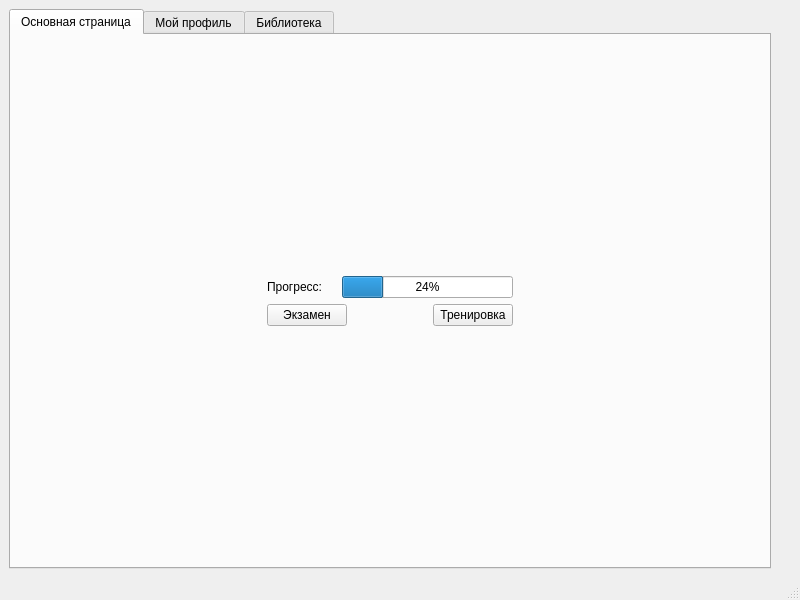
<?xml version="1.0" encoding="UTF-8"?>
<ui version="4.0">
 <class>MainWindow</class>
 <widget class="QMainWindow" name="MainWindow">
  <property name="geometry">
   <rect>
    <x>0</x>
    <y>0</y>
    <width>800</width>
    <height>600</height>
   </rect>
  </property>
  <property name="windowTitle">
   <string>MainWindow</string>
  </property>
  <widget class="QWidget" name="centralwidget">
   <layout class="QHBoxLayout" name="horizontalLayout_15">
    <item>
     <widget class="QTabWidget" name="tabWidget">
      <property name="currentIndex">
       <number>0</number>
      </property>
      <widget class="QWidget" name="tab">
       <attribute name="title">
        <string>Основная страница</string>
       </attribute>
       <layout class="QVBoxLayout" name="verticalLayout">
        <item>
         <spacer name="verticalSpacer_4">
          <property name="orientation">
           <enum>Qt::Vertical</enum>
          </property>
          <property name="sizeHint" stdset="0">
           <size>
            <width>20</width>
            <height>40</height>
           </size>
          </property>
         </spacer>
        </item>
        <item>
         <layout class="QHBoxLayout" name="horizontalLayout_13">
          <item>
           <spacer name="horizontalSpacer_2">
            <property name="orientation">
             <enum>Qt::Horizontal</enum>
            </property>
            <property name="sizeHint" stdset="0">
             <size>
              <width>40</width>
              <height>20</height>
             </size>
            </property>
           </spacer>
          </item>
          <item>
           <layout class="QVBoxLayout" name="verticalLayout_4">
            <item>
             <layout class="QHBoxLayout" name="horizontalLayout">
              <item>
               <widget class="QLabel" name="label">
                <property name="text">
                 <string>Прогресс:</string>
                </property>
               </widget>
              </item>
              <item>
               <widget class="QLabel" name="output_progress">
                <property name="text">
                 <string/>
                </property>
               </widget>
              </item>
              <item>
               <widget class="QProgressBar" name="progressBar">
                <property name="value">
                 <number>24</number>
                </property>
               </widget>
              </item>
             </layout>
            </item>
            <item>
             <layout class="QHBoxLayout" name="horizontalLayout_2">
              <item>
               <widget class="QPushButton" name="exam">
                <property name="text">
                 <string>Экзамен</string>
                </property>
               </widget>
              </item>
              <item>
               <spacer name="horizontalSpacer">
                <property name="orientation">
                 <enum>Qt::Horizontal</enum>
                </property>
                <property name="sizeHint" stdset="0">
                 <size>
                  <width>40</width>
                  <height>20</height>
                 </size>
                </property>
               </spacer>
              </item>
              <item>
               <widget class="QPushButton" name="treining">
                <property name="text">
                 <string>Тренировка</string>
                </property>
               </widget>
              </item>
             </layout>
            </item>
           </layout>
          </item>
          <item>
           <spacer name="horizontalSpacer_3">
            <property name="orientation">
             <enum>Qt::Horizontal</enum>
            </property>
            <property name="sizeHint" stdset="0">
             <size>
              <width>40</width>
              <height>20</height>
             </size>
            </property>
           </spacer>
          </item>
         </layout>
        </item>
        <item>
         <spacer name="verticalSpacer_5">
          <property name="orientation">
           <enum>Qt::Vertical</enum>
          </property>
          <property name="sizeHint" stdset="0">
           <size>
            <width>20</width>
            <height>40</height>
           </size>
          </property>
         </spacer>
        </item>
       </layout>
      </widget>
      <widget class="QWidget" name="tab_2">
       <attribute name="title">
        <string>Мой профиль</string>
       </attribute>
       <layout class="QVBoxLayout" name="verticalLayout_3">
        <item>
         <spacer name="verticalSpacer">
          <property name="orientation">
           <enum>Qt::Vertical</enum>
          </property>
          <property name="sizeHint" stdset="0">
           <size>
            <width>20</width>
            <height>176</height>
           </size>
          </property>
         </spacer>
        </item>
        <item>
         <layout class="QHBoxLayout" name="horizontalLayout_10">
          <item>
           <spacer name="horizontalSpacer_4">
            <property name="orientation">
             <enum>Qt::Horizontal</enum>
            </property>
            <property name="sizeHint" stdset="0">
             <size>
              <width>40</width>
              <height>20</height>
             </size>
            </property>
           </spacer>
          </item>
          <item>
           <layout class="QVBoxLayout" name="verticalLayout_2">
            <item>
             <layout class="QHBoxLayout" name="horizontalLayout_5">
              <item>
               <widget class="QRadioButton" name="nikname">
                <property name="text">
                 <string/>
                </property>
               </widget>
              </item>
              <item>
               <layout class="QHBoxLayout" name="horizontalLayout_3">
                <item>
                 <widget class="QLabel" name="label_2">
                  <property name="text">
                   <string>Ваш никнейм:</string>
                  </property>
                 </widget>
                </item>
                <item>
                 <widget class="QLabel" name="output_nikname">
                  <property name="text">
                   <string/>
                  </property>
                 </widget>
                </item>
                <item>
                 <spacer name="horizontalSpacer_11">
                  <property name="orientation">
                   <enum>Qt::Horizontal</enum>
                  </property>
                  <property name="sizeHint" stdset="0">
                   <size>
                    <width>40</width>
                    <height>20</height>
                   </size>
                  </property>
                 </spacer>
                </item>
               </layout>
              </item>
             </layout>
            </item>
            <item>
             <layout class="QHBoxLayout" name="horizontalLayout_6">
              <item>
               <widget class="QRadioButton" name="phone">
                <property name="text">
                 <string/>
                </property>
               </widget>
              </item>
              <item>
               <layout class="QHBoxLayout" name="horizontalLayout_4">
                <item>
                 <widget class="QLabel" name="label_3">
                  <property name="text">
                   <string>Ваш номер телефона:</string>
                  </property>
                 </widget>
                </item>
                <item>
                 <widget class="QLabel" name="output_phone">
                  <property name="text">
                   <string/>
                  </property>
                 </widget>
                </item>
                <item>
                 <spacer name="horizontalSpacer_12">
                  <property name="orientation">
                   <enum>Qt::Horizontal</enum>
                  </property>
                  <property name="sizeHint" stdset="0">
                   <size>
                    <width>40</width>
                    <height>20</height>
                   </size>
                  </property>
                 </spacer>
                </item>
               </layout>
              </item>
             </layout>
            </item>
            <item>
             <layout class="QHBoxLayout" name="horizontalLayout_7">
              <item>
               <widget class="QRadioButton" name="mail">
                <property name="text">
                 <string/>
                </property>
               </widget>
              </item>
              <item>
               <layout class="QHBoxLayout" name="horizontalLayout_8">
                <item>
                 <widget class="QLabel" name="label_4">
                  <property name="text">
                   <string>Ваш адрес электронной почты:</string>
                  </property>
                 </widget>
                </item>
                <item>
                 <widget class="QLabel" name="output_mail">
                  <property name="text">
                   <string/>
                  </property>
                 </widget>
                </item>
                <item>
                 <spacer name="horizontalSpacer_13">
                  <property name="orientation">
                   <enum>Qt::Horizontal</enum>
                  </property>
                  <property name="sizeHint" stdset="0">
                   <size>
                    <width>40</width>
                    <height>20</height>
                   </size>
                  </property>
                 </spacer>
                </item>
               </layout>
              </item>
             </layout>
            </item>
            <item>
             <layout class="QHBoxLayout" name="horizontalLayout_9">
              <item>
               <widget class="QRadioButton" name="password">
                <property name="text">
                 <string/>
                </property>
               </widget>
              </item>
              <item>
               <layout class="QHBoxLayout" name="horizontalLayout_11">
                <item>
                 <widget class="QLabel" name="label_5">
                  <property name="text">
                   <string>Ваш пароль:</string>
                  </property>
                 </widget>
                </item>
                <item>
                 <widget class="QLabel" name="output_password">
                  <property name="text">
                   <string/>
                  </property>
                 </widget>
                </item>
                <item>
                 <spacer name="horizontalSpacer_14">
                  <property name="orientation">
                   <enum>Qt::Horizontal</enum>
                  </property>
                  <property name="sizeHint" stdset="0">
                   <size>
                    <width>40</width>
                    <height>20</height>
                   </size>
                  </property>
                 </spacer>
                </item>
               </layout>
              </item>
             </layout>
            </item>
            <item>
             <layout class="QHBoxLayout" name="horizontalLayout_12">
              <item>
               <spacer name="horizontalSpacer_5">
                <property name="orientation">
                 <enum>Qt::Horizontal</enum>
                </property>
                <property name="sizeHint" stdset="0">
                 <size>
                  <width>40</width>
                  <height>20</height>
                 </size>
                </property>
               </spacer>
              </item>
              <item>
               <widget class="QPushButton" name="change">
                <property name="text">
                 <string>Изменить</string>
                </property>
               </widget>
              </item>
              <item>
               <spacer name="horizontalSpacer_6">
                <property name="orientation">
                 <enum>Qt::Horizontal</enum>
                </property>
                <property name="sizeHint" stdset="0">
                 <size>
                  <width>40</width>
                  <height>20</height>
                 </size>
                </property>
               </spacer>
              </item>
             </layout>
            </item>
           </layout>
          </item>
          <item>
           <spacer name="horizontalSpacer_7">
            <property name="orientation">
             <enum>Qt::Horizontal</enum>
            </property>
            <property name="sizeHint" stdset="0">
             <size>
              <width>40</width>
              <height>20</height>
             </size>
            </property>
           </spacer>
          </item>
         </layout>
        </item>
        <item>
         <spacer name="verticalSpacer_3">
          <property name="orientation">
           <enum>Qt::Vertical</enum>
          </property>
          <property name="sizeHint" stdset="0">
           <size>
            <width>20</width>
            <height>176</height>
           </size>
          </property>
         </spacer>
        </item>
       </layout>
      </widget>
      <widget class="QWidget" name="tab_3">
       <attribute name="title">
        <string>Библиотека</string>
       </attribute>
       <layout class="QVBoxLayout" name="verticalLayout_5">
        <item>
         <spacer name="verticalSpacer_6">
          <property name="orientation">
           <enum>Qt::Vertical</enum>
          </property>
          <property name="sizeHint" stdset="0">
           <size>
            <width>20</width>
            <height>226</height>
           </size>
          </property>
         </spacer>
        </item>
        <item>
         <layout class="QHBoxLayout" name="horizontalLayout_14">
          <item>
           <spacer name="horizontalSpacer_9">
            <property name="orientation">
             <enum>Qt::Horizontal</enum>
            </property>
            <property name="sizeHint" stdset="0">
             <size>
              <width>40</width>
              <height>20</height>
             </size>
            </property>
           </spacer>
          </item>
          <item>
           <widget class="QPushButton" name="add_word">
            <property name="text">
             <string>Добавить слово</string>
            </property>
           </widget>
          </item>
          <item>
           <spacer name="horizontalSpacer_8">
            <property name="orientation">
             <enum>Qt::Horizontal</enum>
            </property>
            <property name="sizeHint" stdset="0">
             <size>
              <width>40</width>
              <height>20</height>
             </size>
            </property>
           </spacer>
          </item>
          <item>
           <widget class="QPushButton" name="delete_word">
            <property name="text">
             <string>Удалить слово</string>
            </property>
           </widget>
          </item>
          <item>
           <spacer name="horizontalSpacer_10">
            <property name="orientation">
             <enum>Qt::Horizontal</enum>
            </property>
            <property name="sizeHint" stdset="0">
             <size>
              <width>40</width>
              <height>20</height>
             </size>
            </property>
           </spacer>
          </item>
         </layout>
        </item>
        <item>
         <spacer name="verticalSpacer_7">
          <property name="orientation">
           <enum>Qt::Vertical</enum>
          </property>
          <property name="sizeHint" stdset="0">
           <size>
            <width>20</width>
            <height>226</height>
           </size>
          </property>
         </spacer>
        </item>
       </layout>
      </widget>
     </widget>
    </item>
    <item>
     <spacer name="verticalSpacer_2">
      <property name="orientation">
       <enum>Qt::Vertical</enum>
      </property>
      <property name="sizeHint" stdset="0">
       <size>
        <width>20</width>
        <height>536</height>
       </size>
      </property>
     </spacer>
    </item>
   </layout>
  </widget>
  <widget class="QMenuBar" name="menubar">
   <property name="geometry">
    <rect>
     <x>0</x>
     <y>0</y>
     <width>800</width>
     <height>22</height>
    </rect>
   </property>
  </widget>
  <widget class="QStatusBar" name="statusbar"/>
 </widget>
 <resources/>
 <connections/>
</ui>
